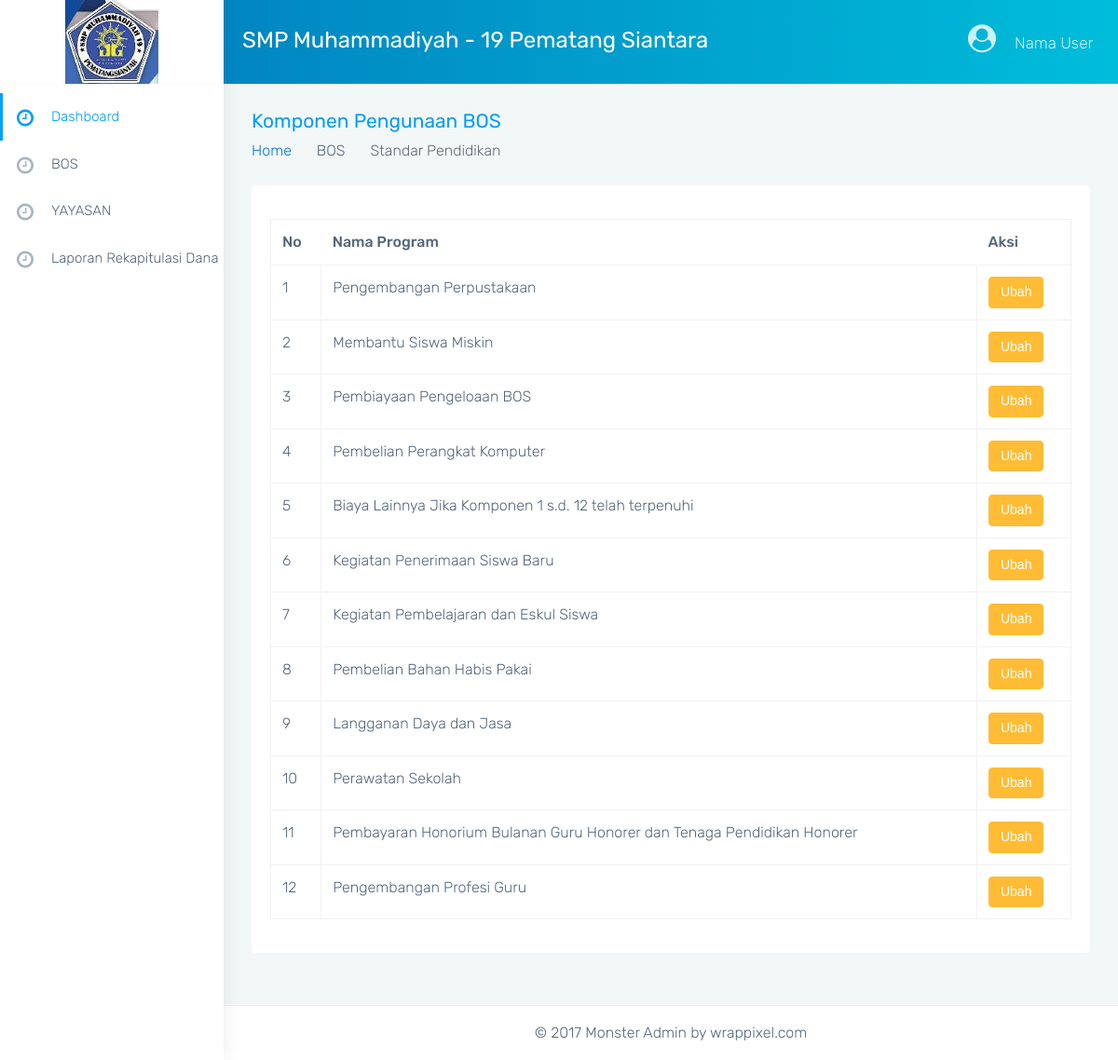
Page /komponen_pengunaan/index.php on the committed database.
### tables this page shows
CREATE TABLE `bos_realisasi_komponen` (
  `id` varchar(8) NOT NULL,
  `nama_program` varchar(255) DEFAULT NULL
);

### komponen_pengunaan/index.php (called while the page is built)
<?php
require('../url.php');
require('../model/crud.php');
$crud = new Crud;
$standar = $crud->read_data('bos_realisasi_komponen');
require('../view/komponen_pengunaan.php');

### url.php (called while the page is built, shortened)
<?php
$url = 'http://localhost/simkeuangan/';

### model/koneksi.php (called while the page is built)
<?php
class Koneksi
{
  private $host     = 'localhost';
  private $username = 'root';
  private $password = '';
  private $database = 'simkeuangan';
  protected $conn;
  function __construct()
  {
    if (!isset($this->conn))
      $this->conn = new mysqli($this->host, $this->username, $this->password, $this->database);
    if (!$this->conn)
      echo 'Koneksi Gagal';
    else
      return $this->conn;
  }
}

### model/crud.php (called while the page is built, shortened)
<?php
include('koneksi.php');
class Crud extends Koneksi
{
  public function read_data($table, $where = null)
  {
    $query = "SELECT * FROM $table";
    $hasil = $this->conn->query($query);
    $rows = array();
    while ($row = $hasil->fetch_assoc()) {
      $rows[] = $row;
    }
    return $rows;
  }
}

### view/komponen_pengunaan.php (the view, shortened to what this page needs)
<!DOCTYPE html>
<html lang="en">
<?php require('template/head.php') ?>
<body class="fix-header card-no-border">
  <div id="main-wrapper">
    <?php require('template/header.php') ?>
    <?php require('template/sidebar.php') ?>
    <div class="page-wrapper">
      <div class="container-fluid">
        <div class="row page-titles">
          <div class="col-md-6 col-8 align-self-center">
            <h3 class="text-themecolor m-b-0 m-t-0">Komponen Pengunaan BOS</h3>
            <ol class="breadcrumb">
              <li class="breadcrumb-item"><a href="<?= $url; ?>">Home</a></li>
              <li class="breadcrumb-item">BOS</li>
              <li class="breadcrumb-item active">Standar Pendidikan</li>
            </ol>
          </div>
        </div>
        <div class="row">
          <div class="col-12">
            <div class="card">
              <div class="card-block">
                <table class="table table-bordered mt-3">
                  <thead>
                    <th>No</th>
                    <th>Nama Program</th>
                    <th>Aksi</th>
                  </thead>
                  <tbody>
                    <?php
                    $no = 1;
                    foreach ($standar as $st) {
                    ?>
                      <tr>
                        <td><?= $no; ?></td>
                        <td><?= $st['nama_program']; ?></td>
                        <td><button class="btn btn-warning">Ubah</button></td>
                      </tr>
                    <?php
                      $no++;
                    }
                    ?>
                  </tbody>
                </table>
              </div>
            </div>
          </div>
        </div>
      </div>
      <?php require('template/footer.php') ?>
    </div>
  </div>
</body>
</html>

### view/template/head.php (shortened to what this page needs)
<head>
  <link href="<?= $url; ?>assets/plugins/bootstrap/css/bootstrap.min.css" rel="stylesheet">
  <link href="<?= $url; ?>assets/css/style.css" rel="stylesheet">
  <link href="<?= $url; ?>assets/css/colors/blue.css" id="theme" rel="stylesheet">
  <link rel="stylesheet" href="https://cdn.datatables.net/1.10.21/css/dataTables.bootstrap4.min.css">
</head>

### view/template/header.php (shortened to what this page needs)
<header class="topbar">
  <nav class="navbar top-navbar navbar-toggleable-sm navbar-light">
    <div class="navbar-header">
      <a class="navbar-brand" href="<?= $url; ?>">
        <b>
          <img src="<?= $url; ?>assets/gambar/logo.jpg" height="90px" alt="homepage" class="dark-logo" />
        </b>
      </a>
    </div>
    <div class="navbar-collapse">
      <ul class="navbar-nav mr-auto mt-md-0 ">
        <li class="nav-item hidden-sm-down">
          <form class="app-search p-l-20">
            <h2 class="text-white">SMP Muhammadiyah - 19 Pematang Siantara</h2>
          </form>
        </li>
      </ul>
      <ul class="navbar-nav my-lg-0">
        <li class="nav-item dropdown">
          <a class="nav-link dropdown-toggle text-muted waves-effect waves-dark" href="" data-toggle="dropdown" aria-haspopup="true" aria-expanded="false">
            <i class="fa fa-user-circle m-r-20 m-t-5" aria-hidden="true" style="font-size: 30px"></i>Nama User
          </a>
        </li>
      </ul>
    </div>
  </nav>
</header>

### view/template/sidebar.php (shortened to what this page needs)
<aside class="left-sidebar">
  <div class="scroll-sidebar">
    <nav class="sidebar-nav">
      <ul id="sidebarnav">
        <li class="active">
          <a href="<?= $url; ?>" class="waves-effect"><i class="fa fa-clock-o m-r-10" aria-hidden="true"></i>Dashboard</a>
        </li>
        <li><a href="#" class="waves-effect"><i class="fa fa-clock-o m-r-10" aria-hidden="true"></i>BOS</a>
        </li>
        <li><a href="#" class="waves-effect"><i class="fa fa-clock-o m-r-10" aria-hidden="true"></i>YAYASAN</a>
        </li>
        <li><a href="#" class="waves-effect"><i class="fa fa-clock-o m-r-10" aria-hidden="true"></i>Laporan Rekapitulasi Dana</a>
        </li>
      </ul>
    </nav>
  </div>
</aside>

### view/template/footer.php
<footer class="footer text-center">
© 2017 Monster Admin by wrappixel.com
</footer>

### assets/css/colors/blue.css (style rules this page uses)
.topbar { background: #009efb; background: -moz-linear-gradient(left, #0178bc 0%, #00bdda 100%); background: -webkit-linear-gradient(left, #0178bc 0%, #00bdda 100%); background: linear-gradient(to right, #0178bc 0%, #00bdda 100%); }
.topbar .navbar-header { background: #ffffff; box-shadow: 4px -4px 10px rgba(0, 0, 0, 0.05); }
.topbar .navbar-light .navbar-nav .nav-item > a.nav-link { color: rgba(255, 255, 255, 0.8) !important; }
.text-themecolor { color: #009efb !important; }
.sidebar-nav { background: #fff; }
.sidebar-nav ul li a { color: #54667a; }
.sidebar-nav > ul > li.active > a { border-left: 3px solid #009efb; color: #009efb; }
.sidebar-nav > ul > li.active > a i { color: #009efb; }
.sidebar-nav > ul > li > a { border-left: 3px solid #fff; }
.sidebar-nav > ul > li > a i { color: #a6b7bf; }

### rows in the picture
bos_realisasi_komponen: nama_program "Pengembangan Perpustakaan"
bos_realisasi_komponen: nama_program "Membantu Siswa Miskin"
bos_realisasi_komponen: nama_program "Pembiayaan Pengeloaan BOS"
bos_realisasi_komponen: nama_program "Pembelian Perangkat Komputer"
bos_realisasi_komponen: nama_program "Biaya Lainnya Jika Komponen 1 s.d. 12 telah terpenuhi"
bos_realisasi_komponen: nama_program "Kegiatan Penerimaan Siswa Baru"
bos_realisasi_komponen: nama_program "Kegiatan Pembelajaran dan Eskul Siswa"
bos_realisasi_komponen: nama_program "Pembelian Bahan Habis Pakai"
bos_realisasi_komponen: nama_program "Langganan Daya dan Jasa"
bos_realisasi_komponen: nama_program "Perawatan Sekolah"
bos_realisasi_komponen: nama_program "Pembayaran Honorium Bulanan Guru Honorer dan Tenaga Pendidikan Honorer"
bos_realisasi_komponen: nama_program "Pengembangan Profesi Guru"
